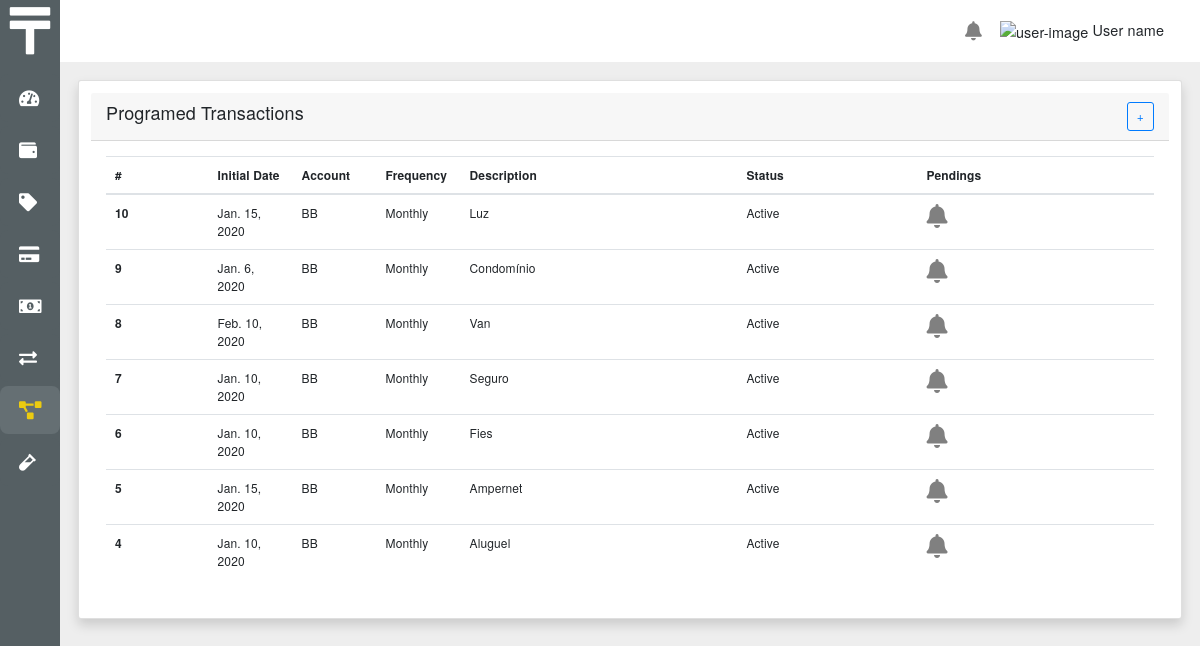
The page /programed_transactions/ on the database its author committed.
### core/models.py (models this page shows, shortened)
class ProgramedTransaction(BaseModel):
    initial_date = models.DateField(default=timezone.now)
    account = models.ForeignKey(
        Account, on_delete=models.CASCADE, related_name='programed_transactions')
    frequency = models.IntegerField(
        choices=FrequencyChoices.choices, default=FrequencyChoices.DIARY)
    value = models.DecimalField(max_digits=15, decimal_places=2, default=0.0)
    description = models.CharField(max_length=100, null=True, blank=True)
    observation = models.CharField(max_length=200, null=True, blank=True)
    category = models.ForeignKey(Category, on_delete=models.PROTECT)
    last_verification = models.DateField(null=True, blank=True)
    status = models.IntegerField(
        choices=StatusChoices.choices, default=StatusChoices.ACTIVE)
    def __str__(self):
        return self.description
    def get_frequency_label(self):
        return FrequencyChoices(self.frequency).label
    def get_status_label(self):
        return StatusChoices(self.status).label
    def has_pendings(self):
        transactions = self.get_pending_transactions()
        return len(transactions) > 0
    def get_date_to_validate(self):
        today = date.today()
        date_to_validate = today.replace(
            day=monthrange(today.year, today.month)[1])
        return date_to_validate
    def get_pending_transactions(self):
        date_to_validate = self.get_date_to_validate()
        pendings = []
        if (self.last_verification or (date_to_validate + timedelta(-1))) < date_to_validate and self.initial_date < date_to_validate:
            generator = self.Generator(self)
            pendings = generator.get_transactions(timedelta(days=1))
        return pendings
    class Generator:
        def __init__(self, programed_transaction):
            self.programed_transaction = programed_transaction
            self.factory = ObjectFactory()
            self._register()
            self._transactions = list(Transaction.objects.filter(
                programed_transaction=programed_transaction))
        def _register(self):
            self.factory.register_builder(
                FrequencyChoices.DIARY, self.DiaryGenerator)
            self.factory.register_builder(
                FrequencyChoices.WEEKLY, self.WeeklyGenerator)
            self.factory.register_builder(
                FrequencyChoices.MONTHLY, self.MonthlyGenerator)
            self.factory.register_builder(
                FrequencyChoices.YEARLY, self.YearlyGenerator)
        def get_transactions(self, dt):
            frequency = FrequencyChoices(self.programed_transaction.frequency)
            builder = self.factory.create(
                frequency, transactions=self._transactions)
            return builder.generate(self.programed_transaction, dt)
        class BaseGenerator:
            def __init__(self, transactions):
                self._transactions = transactions
            def generate(self, programed_transaction, dt):
                transaction_list = []
                min_date = timedelta(days=1)
                day = programed_transaction.initial_date
                date_to_validade = programed_transaction.get_date_to_validate()
                while day <= date_to_validade:
                    if (dt == min_date) or (day == dt.date()):
                        transaction = [
                            t for t in self._transactions if t.date == day]
                        if not transaction:
                            transaction = Transaction(
                                value=programed_transaction.value,
                                date=day,
                                description=programed_transaction.description,
                                observation=programed_transaction.observation,
                                account=programed_transaction.account,
                                category=programed_transaction.category,
                                status=StatusTransactionChoices.PENDING,
                                programed_transaction=programed_transaction
                            )
                            transaction_list.append(transaction)
                            self._transactions.append(transaction)
                    day = self.get_next_day(day)
                return transaction_list
        class DiaryGenerator(BaseGenerator):
            def get_next_day(self, day):
                return day + timedelta(days=1)
            def generate(self, programed_transaction, dt):
                return super().generate(programed_transaction, dt)
        class WeeklyGenerator(BaseGenerator):
            def get_next_day(self, day):
                return day + timedelta(days=7)
            def generate(self, programed_transaction, dt):
                return super().generate(programed_transaction, dt)
        class MonthlyGenerator(BaseGenerator):
            def get_next_day(self, day):
                days_in_month = monthrange(day.year, day.month)[1]
                return day + timedelta(days=days_in_month)
            def generate(self, programed_transaction, dt):
                return super().generate(programed_transaction, dt)
        class YearlyGenerator(BaseGenerator):
            def get_next_day(self, day):
                return day.replace(year=day.year + 1)
            def generate(self, programed_transaction, dt):
                return super().generate(programed_transaction, dt)

class Account(BaseModel):
    description = models.CharField(max_length=25, null=False, blank=False)
    status = models.IntegerField(
        choices=StatusChoices.choices, default=StatusChoices.ACTIVE)
    type = models.IntegerField(
        choices=AccountTypeChoices.choices, default=AccountTypeChoices.CA)
    opening_balance = models.DecimalField(max_digits=15, decimal_places=2)
    opening_type = models.IntegerField(
        choices=MovementTypeChoices.choices, default=MovementTypeChoices.POSITIVE)
    opening_balance_date = models.DateField()
    color = models.IntegerField(
        choices=ColorChoices.choices, default=ColorChoices.PRIMARY)
    initial_transaction = models.OneToOneField(
        'Transaction', on_delete=models.CASCADE, related_name='initial_transaction', null=True)
    def __str__(self):
        return self.description

### core/views.py (the view)
# urls.py: path('programed_transactions/', views.programed_transaction_list,
def programed_transaction_list(request):
    programed_transactions = ProgramedTransaction.objects.all().order_by('-id')
    return render(request, 'programed_transaction/programed_transaction_list.html', {'programed_transactions': programed_transactions})

### core/common/models.py (called while the page is built)
    def register_builder(self, key, builder):
        self._builders[key] = builder

    def create(self, key, **kwargs):
        builder = self._builders.get(key)
        if not builder:
            raise ValueError(key)
        return builder(**kwargs)

### core/templatetags/tags.py (called while the page is built)
@register.filter('startswith')
def startswith(text, starts):
    if isinstance(text, str):
        return text.startswith(starts)
    return False

### core/templates/programed_transaction/programed_transaction_list.html (shortened to what this page needs)
{% extends 'base.html' %}
{% load static %}
{% block main %}
<div class="row">
  <div class="col-md-12">
    <div class="card shadow p-3 mb-5 bg-white rounded">
      <div class="card-header">
        <h4>Programed Transactions</h4>
        <a class="btn btn-outline-primary" href="{% url 'programed_transaction_new' %}">+</a>
      </div>
      <div class="card-body">
        {% if programed_transactions %}
        <table class="table">
          <thead>
            <tr>
              <th scope="col">#</th>
              <th scope="col">Initial Date</th>
              <th scope="col">Account</th>
              <th scope="col">Frequency</th>
              <th scope="col">Description</th>
              <th scope="col">Status</th>
              <th scope="col">Pendings</th>
            </tr>
          </thead>
          <tbody>
            {% for programed_transaction in programed_transactions %}
            <tr class="table-item-link" data-href="{% url 'programed_transaction_form' programed_transaction.id %}">
              <th scope="row">{{ programed_transaction.id }}</th>
              <td class="date">{{ programed_transaction.initial_date }}</td>
              <td class="date">{{ programed_transaction.account }}</td>
              <td class="date">{{ programed_transaction.get_frequency_label }}</td>
              <td>{{ programed_transaction }}</td>
              <td>{{ programed_transaction.get_status_label }}</td>
              <td>
                {% if programed_transaction.has_pendings %}
                <a class="notification-link" href="{% url 'programed_transaction_pending' programed_transaction.id %}">
                  <i class="fas fa-bell fa-2x"></i>
                </a>
                {% endif %}
              </td>
            </tr>
            {% endfor  %}
          </tbody>
        </table>
        {% else %}
        <div style="display: flex; justify-content: center;">
          <h6>No data found</h6>
        </div>
        {% endif %}
      </div>
    </div>
  </div>
</div>
{% endblock main %}

### rows shown on the page
ProgramedTransaction: id "10", initial_date "Jan. 15, 2020", account "BB", get_frequency_label "Monthly", description "Luz", get_status_label "Active"
ProgramedTransaction: id "9", initial_date "Jan. 6, 2020", account "BB", get_frequency_label "Monthly", description "Condomínio", get_status_label "Active"
ProgramedTransaction: id "8", initial_date "Feb. 10, 2020", account "BB", get_frequency_label "Monthly", description "Van", get_status_label "Active"
ProgramedTransaction: id "7", initial_date "Jan. 10, 2020", account "BB", get_frequency_label "Monthly", description "Seguro", get_status_label "Active"
ProgramedTransaction: id "6", initial_date "Jan. 10, 2020", account "BB", get_frequency_label "Monthly", description "Fies", get_status_label "Active"
ProgramedTransaction: id "5", initial_date "Jan. 15, 2020", account "BB", get_frequency_label "Monthly", description "Ampernet", get_status_label "Active"
ProgramedTransaction: id "4", initial_date "Jan. 10, 2020", account "BB", get_frequency_label "Monthly", description "Aluguel", get_status_label "Active"
